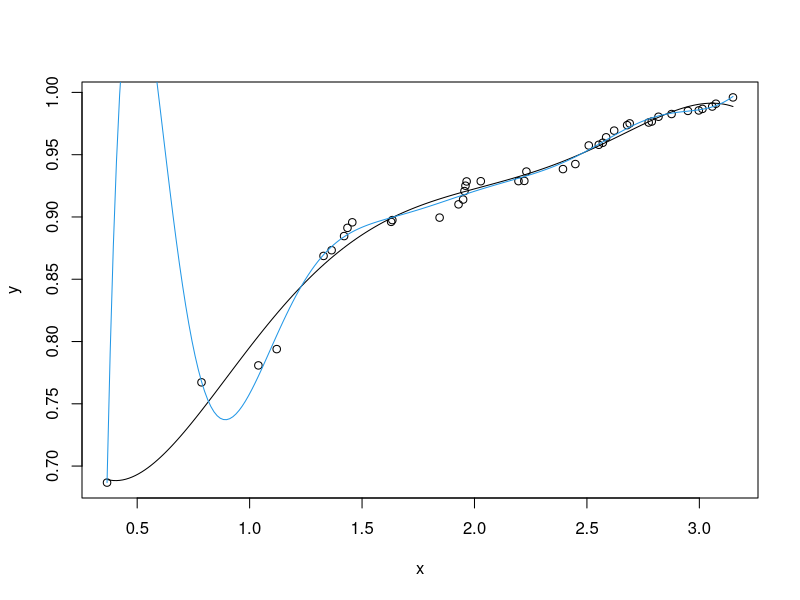

Reproduce this figure in R.
set.seed(1)
x<-sort(runif(40)*10)^.5
y<-sort(runif(40))^0.1

plot(x,y)

b5<-lm(y~poly(x,5, raw=T))
summary(b5)

b10<-lm(y~poly(x,10, raw=T))
summary(b10)

xx <- seq(min(x),max(x),length=200)##for prediction
lines(xx,predict(b5,data.frame(x=xx)))
lines(xx,predict(b10,data.frame(x=xx)),col=4)

